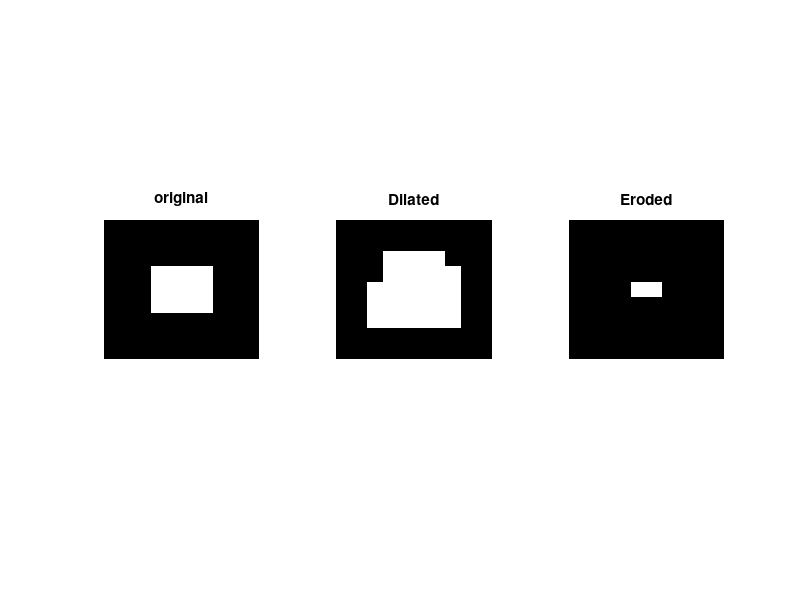

This figure's MATLAB source:
%original
BW1 = zeros(9,10);
BW1(4:6,4:7) = 1;
%SE = strel('diamond',3);
SE = [0 1 0;0 1 1;1 1 1];

%dilation
BW2 = imdilate(BW1,SE);

%Erosion
BW3 = imerode(BW1,SE);


subplot(1,3,1);imshow(BW1);hold on;title('original');
subplot(1,3,2);imshow(BW2);title('Dilated');
subplot(1,3,3);imshow(BW3);title('Eroded');
